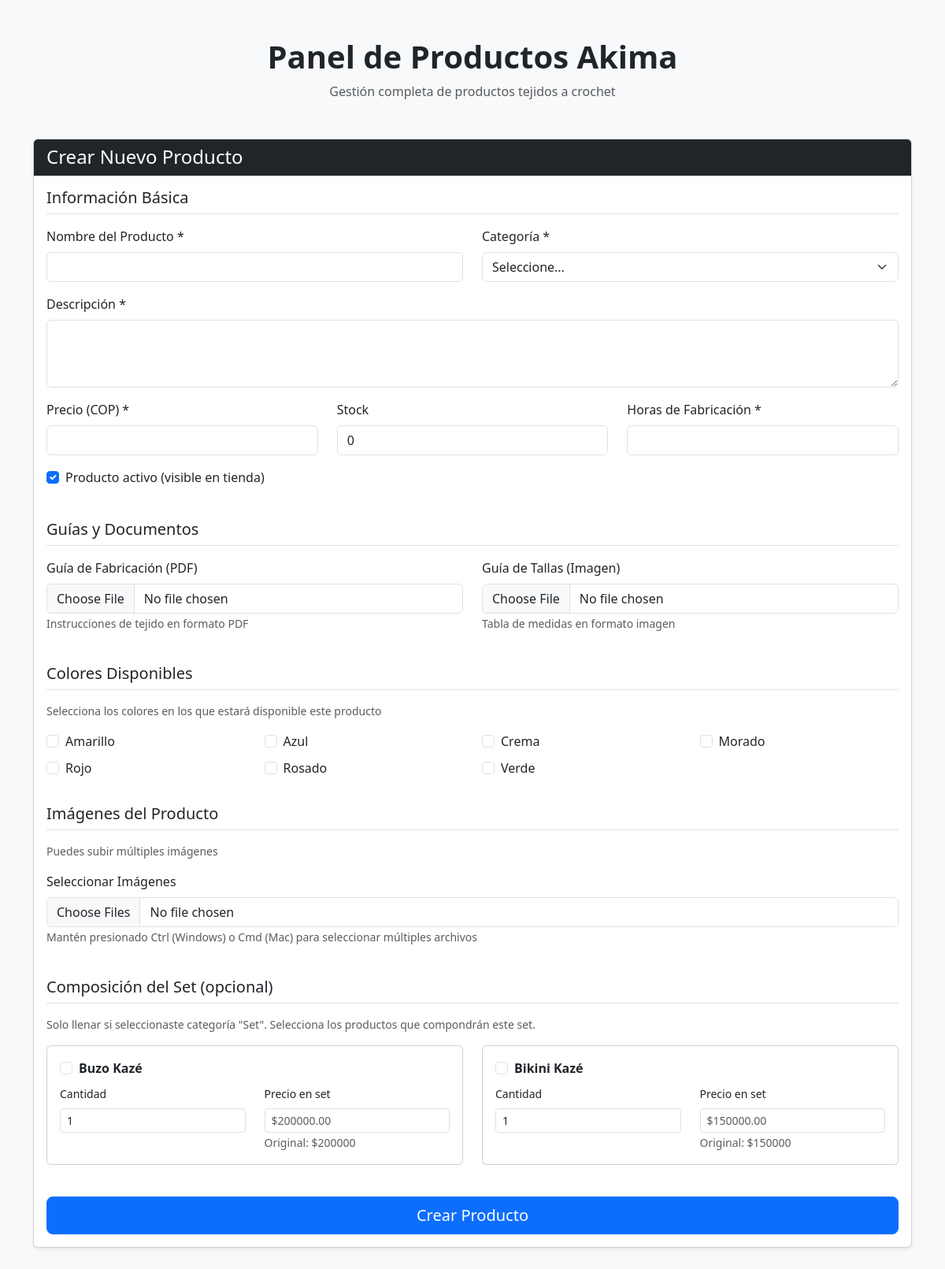
The page /new_product/ on the database its author committed.
### crochet/models.py (models this page shows, shortened)
class ColorGeneral(models.Model):
    nombre = models.CharField('Nombre del Color', max_length=50, unique=True)
    class Meta:
        db_table = 'color_general'

class Producto(models.Model):
    CATEGORIAS = [
        ('Bikini', 'Bikini'),
        ('Top', 'Top'),
        ('Falda', 'Falda'),
        ('Buzo', 'Buzo'),
        ('Vestido', 'Vestido'),
        ('Short', 'Short'),
        ('Set', 'Set'),
        ('Accesorio', 'Accesorio'),
        ('Pantalón', 'Pantalón'),
        ('Camisa', 'Camisa'),
        ('Otro', 'Otro'),
    ]
    categoria = models.CharField('Categoría', max_length=20, choices=CATEGORIAS)
    nombre = models.CharField('Nombre', max_length=150)
    descripcion = models.TextField('Descripción')
    precio = models.DecimalField('Precio', max_digits=10, decimal_places=2, validators=[MinValueValidator(Decimal('0.00'))])
    stock = models.IntegerField('Stock', default=0, validators=[MinValueValidator(0)])
    tiempo_fabricacion = models.IntegerField('Tiempo de Fabricación (horas)', validators=[MinValueValidator(0)])
    activo = models.BooleanField('Activo', default=True)
    guia_fabricacion = models.FileField(upload_to='guias/fabricacion/', blank=True, null=True)
    guia_tallas = models.ImageField(upload_to='guias/tallas/', blank=True, null=True)
    class Meta:
        db_table = 'producto'

### crochet/views.py (the view, shortened to what this page needs)
# urls.py: path('new_product/',crochetViews.new_product,name='new_product'),
def new_product(request):
    context = {
        'productos': Producto.objects.all().prefetch_related(
            'colores__id_color_general',
            'imagenes',
            'componentes_set__id_producto_individual'
        ),
        'colores': ColorGeneral.objects.all().order_by('nombre'),
        'productos_individuales': Producto.objects.exclude(categoria='Set').filter(activo=True)
    }
    return render(request, 'new_product.html', context)

### crochet/templates/new_product.html (shortened to what this page needs)
<!DOCTYPE html>
<html lang="es">
<head>
    <link href="https://cdn.jsdelivr.net/npm/bootstrap@5.3.8/dist/css/bootstrap.min.css" rel="stylesheet">
</head>
<body class="bg-light">
<div class="container py-5">
    <div class="text-center mb-5">
        <h1 class="fw-bold">Panel de Productos Akima</h1>
        <p class="text-muted">Gestión completa de productos tejidos a crochet</p>
    </div>
    <div class="card shadow-sm mb-5">
        <div class="card-header bg-dark text-white">
            <h4 class="mb-0">Crear Nuevo Producto</h4>
        </div>
        <div class="card-body">
            <form method="POST" enctype="multipart/form-data">
                <div class="row mb-4">
                    <div class="col-12">
                        <h5 class="border-bottom pb-2 mb-3">Información Básica</h5>
                    </div>
                    <div class="col-md-6 mb-3">
                        <label for="nombre" class="form-label">Nombre del Producto *</label>
                        <input type="text" class="form-control" id="nombre" name="nombre" required>
                    </div>
                    <div class="col-md-6 mb-3">
                        <label for="categoria" class="form-label">Categoría *</label>
                        <select class="form-select" id="categoria" name="categoria" required>
                            <option value="">Seleccione...</option>
                        </select>
                    </div>
                    <div class="col-12 mb-3">
                        <label for="descripcion" class="form-label">Descripción *</label>
                        <textarea class="form-control" id="descripcion" name="descripcion" rows="3" required></textarea>
                    </div>
                    <div class="col-md-4 mb-3">
                        <label for="precio" class="form-label">Precio (COP) *</label>
                        <input type="number" class="form-control" id="precio" name="precio" step="0.01" min="0" required>
                    </div>
                    <div class="col-md-4 mb-3">
                        <label for="stock" class="form-label">Stock</label>
                        <input type="number" class="form-control" id="stock" name="stock" value="0" min="0">
                    </div>
                    <div class="col-md-4 mb-3">
                        <label for="tiempo_fabricacion" class="form-label">Horas de Fabricación *</label>
                        <input type="number" class="form-control" id="tiempo_fabricacion" name="tiempo_fabricacion" min="0" required>
                    </div>
                    <div class="col-12 mb-3">
                        <div class="form-check">
                            <input class="form-check-input" type="checkbox" id="activo" name="activo" checked>
                            <label class="form-check-label" for="activo">
                                Producto activo (visible en tienda)
                            </label>
                        </div>
                    </div>
                </div>
                <div class="row mb-4">
                    <div class="col-12">
                        <h5 class="border-bottom pb-2 mb-3">Guías y Documentos</h5>
                    </div>
                    <div class="col-md-6 mb-3">
                        <label for="guia_fabricacion" class="form-label">Guía de Fabricación (PDF)</label>
                        <input type="file" class="form-control" id="guia_fabricacion" name="guia_fabricacion" accept=".pdf">
                        <small class="text-muted">Instrucciones de tejido en formato PDF</small>
                    </div>
                    <div class="col-md-6 mb-3">
                        <label for="guia_tallas" class="form-label">Guía de Tallas (Imagen)</label>
                        <input type="file" class="form-control" id="guia_tallas" name="guia_tallas" accept="image/*">
                        <small class="text-muted">Tabla de medidas en formato imagen</small>
                    </div>
                </div>
                <div class="row mb-4">
                    <div class="col-12">
                        <h5 class="border-bottom pb-2 mb-3">Colores Disponibles</h5>
                        <p class="text-muted small">Selecciona los colores en los que estará disponible este producto</p>
                    </div>
                    <div class="col-12">
                        <div class="row">
                            {% for color in colores %}
                            <div class="col-md-3 mb-2">
                                <div class="form-check">
                                    <input class="form-check-input" type="checkbox"
                                           name="colores" value="{{ color.id }}"
                                           id="color_{{ color.id }}">
                                    <label class="form-check-label" for="color_{{ color.id }}">
                                        {{ color.nombre }}
                                    </label>
                                </div>
                            </div>
                            {% endfor %}
                        </div>
                    </div>
                </div>
                <div class="row mb-4">
                    <div class="col-12">
                        <h5 class="border-bottom pb-2 mb-3">Imágenes del Producto</h5>
                        <p class="text-muted small">Puedes subir múltiples imágenes</p>
                    </div>
                    <div class="col-12 mb-3">
                        <label for="imagenes" class="form-label">Seleccionar Imágenes</label>
                        <input type="file" class="form-control" id="imagenes"
                            name="imagenes" accept="image/*" multiple>
                        <small class="text-muted">Mantén presionado Ctrl (Windows) o Cmd (Mac) para seleccionar múltiples archivos</small>
                    </div>
                </div>
                <div class="row mb-4">
                    <div class="col-12">
                        <h5 class="border-bottom pb-2 mb-3">Composición del Set (opcional)</h5>
                        <p class="text-muted small">Solo llenar si seleccionaste categoría "Set". Selecciona los productos que compondrán este set.</p>
                    </div>
                    <div class="col-12">
                        <div class="row">
                            {% for producto in productos_individuales %}
                            <div class="col-md-6 mb-3">
                                <div class="card">
                                    <div class="card-body">
                                        <div class="form-check mb-2">
                                            <input class="form-check-input" type="checkbox"
                                                name="set_productos" value="{{ producto.id }}"
                                                id="set_prod_{{ producto.id }}">
                                            <label class="form-check-label fw-bold" for="set_prod_{{ producto.id }}">
                                                {{ producto.nombre }}
                                            </label>
                                        </div>
                                        <div class="row">
                                            <div class="col-6">
                                                <label class="form-label small">Cantidad</label>
                                                <input type="number" class="form-control form-control-sm"
                                                    name="set_cantidad_{{ producto.id }}"
                                                    min="1" value="1">
                                            </div>
                                            <div class="col-6">
                                                <label class="form-label small">Precio en set</label>
                                                <input type="number" class="form-control form-control-sm"
                                                    name="set_precio_{{ producto.id }}"
                                                    step="0.01" min="0"
                                                    placeholder="${{ producto.precio }}">
                                                <small class="text-muted">Original: ${{ producto.precio|floatformat:0 }}</small>
                                            </div>
                                        </div>
                                    </div>
                                </div>
                            </div>
                            {% empty %}
                            <div class="col-12">
                                <div class="alert alert-warning">
                                    No hay productos individuales creados aún. Crea primero los productos individuales antes de crear un set.
                                </div>
                            </div>
                            {% endfor %}
                        </div>
                    </div>
                </div>
                <div class="row">
                    <div class="col-12">
                        <button type="submit" class="btn btn-primary btn-lg w-100">
                            Crear Producto
                        </button>
                    </div>
                </div>
            </form>
        </div>
    </div>
</div>
</body>
</html>

### rows shown on the page
ColorGeneral: nombre "Amarillo"
ColorGeneral: nombre "Azul"
ColorGeneral: nombre "Crema"
ColorGeneral: nombre "Morado"
ColorGeneral: nombre "Rojo"
ColorGeneral: nombre "Rosado"
ColorGeneral: nombre "Verde"
Producto: nombre "Buzo Kazé", id "1", precio "$200000.00", precio "200000"
Producto: nombre "Bikini Kazé", precio "$150000.00", precio "150000"
